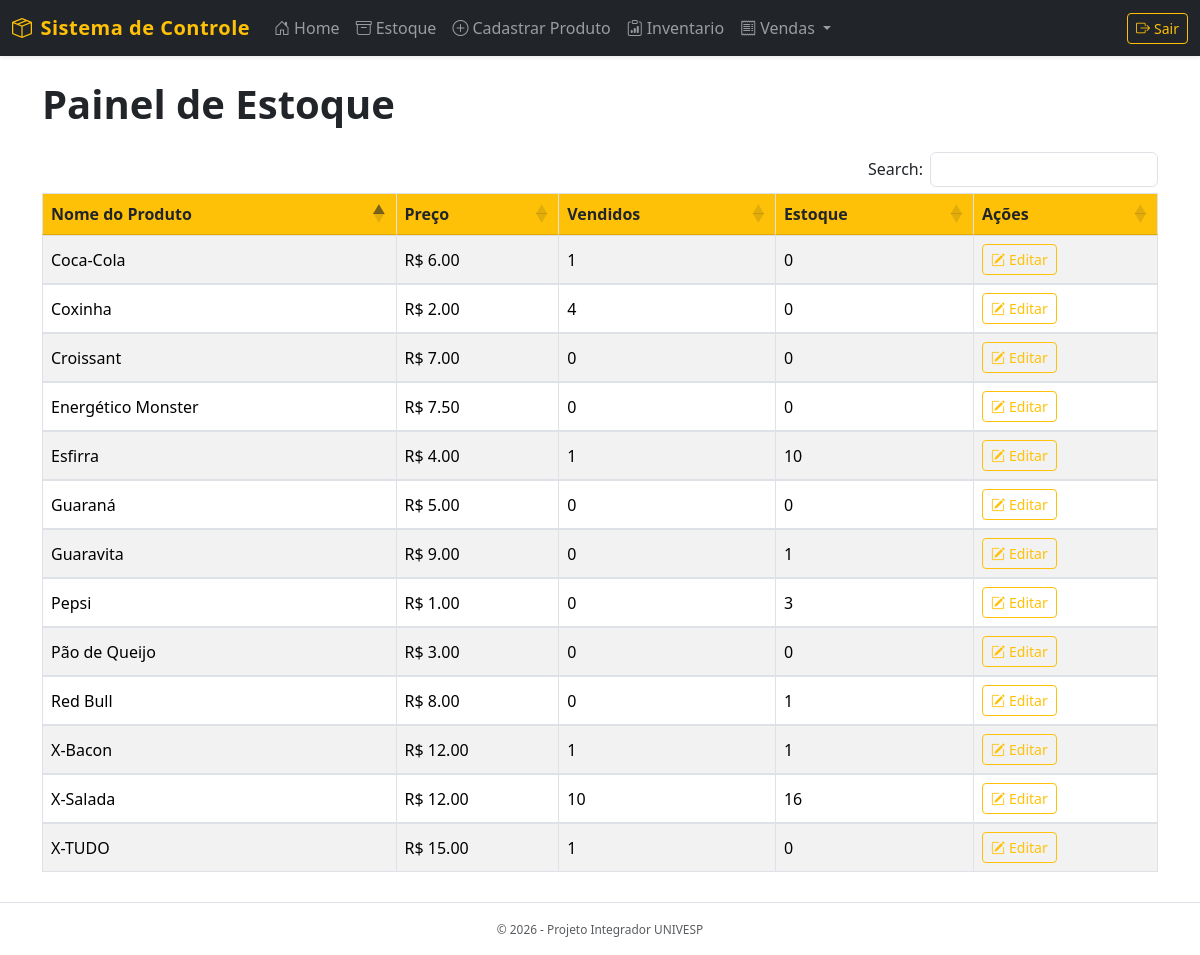
/painel (signed in), run on an earlier commit of the app's database.
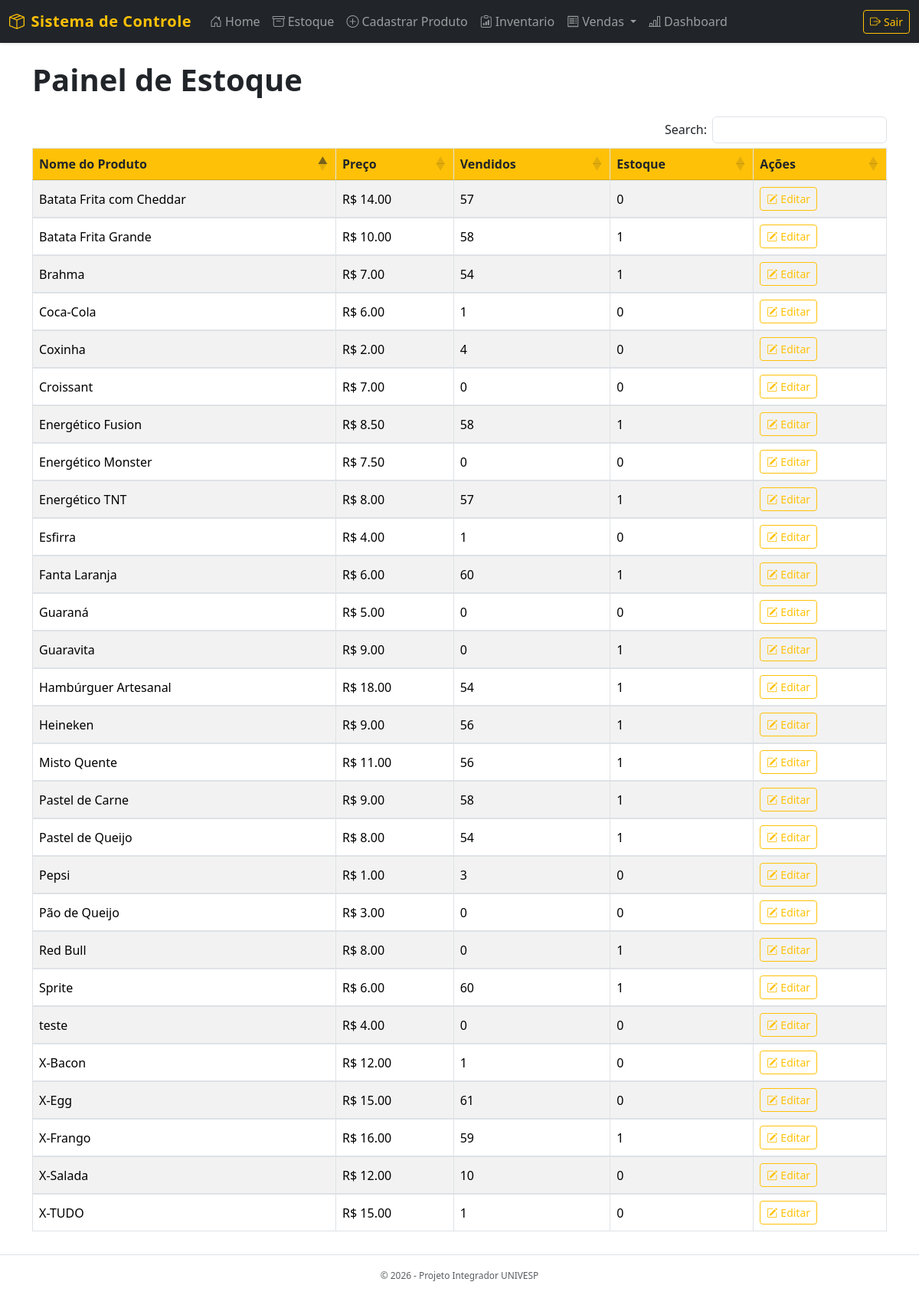
And on a later commit of the database.
### models.py (models this page shows, shortened)
class TipoProduto(db.Model):
    __tablename__ = 'tipo_produto'
    id = db.Column(db.Integer, primary_key=True, autoincrement=True)
    nome = db.Column(db.String(255), nullable=False, unique=True)
    categoria_id = db.Column(db.Integer, db.ForeignKey(
        'categoria.id'), nullable=False)
    preco = db.Column(db.Numeric(10, 2), nullable=False)
    descricao = db.Column(db.Text)
    produtos = db.relationship(
        'Produto', back_populates='tipo_produto', cascade="all, delete-orphan")

### routes.py (the view)
    @app.route('/painel')
    def painel():
        if 'usuario' not in session:
            return redirect(url_for('login_view'))
        tipos = TipoProduto.query.all()
        dados_estoque = []
        for tipo in tipos:
            quantidade_estoque = (
                db.session.query(func.count(Produto.id))
                .filter_by(tipo_produto_id=tipo.id)
                .scalar() or 0
            )
            qtd_vendida = (
                db.session.query(func.sum(ItemVenda.quantidade))
                .filter(ItemVenda.tipo_produto_id == tipo.id)
                .scalar() or 0
            )
            dados_estoque.append({
                'id': tipo.id,
                'tipo': tipo.nome,
                'estoque': quantidade_estoque,
                'vendido': qtd_vendida,
                'preco': float(tipo.preco)
            })
        return render_template('painel.html', produtos=dados_estoque)

### templates/painel.html (shortened to what this page needs)
{% extends 'base.html' %}
{% block styles %}
<link rel="stylesheet" href="https://cdn.datatables.net/1.13.6/css/dataTables.bootstrap5.min.css">
<link rel="stylesheet" href="{{ url_for('static', filename='css/painel.css') }}">
{% endblock %}
{% block content %}
<h1 class="mb-4">Painel de Estoque</h1>
<div class="table-responsive">
    <table id="estoque" class="table table-striped table-hover table-bordered align-middle">
        <thead>
            <tr>
                <th>Nome do Produto</th>
                <th>Preço</th>
                <th>Vendidos</th>
                <th>Estoque</th>
                <th>Ações</th>
            </tr>
        </thead>
        <tbody>
            {% for produto in produtos %}
            <tr>
                <td>{{ produto['tipo'] }}</td>
                <td>R$ {{ "%.2f"|format(produto['preco'] or 0) }}</td>
                <td>{{ produto['vendido'] or 0 }}</td>
                <td>{{ produto['estoque'] or 0 }}</td>
                <td>
                    <a href="/editar-tipo-produto/{{ produto['id'] }}" class="btn btn-sm btn-outline-warning">
                        <i class="bi bi-pencil-square me-1"></i><span class="d-none d-sm-inline">Editar</span>
                    </a>
                </td>
            </tr>
            {% endfor %}
        </tbody>
    </table>
</div>
{% endblock %}

### templates/base.html (shortened to what this page needs)
<!DOCTYPE html>
<html lang="pt-br">
<head>
    <link href="https://cdn.jsdelivr.net/npm/bootstrap@5.3.3/dist/css/bootstrap.min.css" rel="stylesheet">
    <link href="https://cdn.jsdelivr.net/npm/bootstrap-icons@1.11.3/font/bootstrap-icons.min.css" rel="stylesheet">
    <link rel="stylesheet" href="{{ url_for('static', filename='css/base.css') }}">
    {% block styles %}{% endblock %}
</head>
<body>
    <nav class="navbar navbar-expand-lg navbar-dark bg-dark sticky-top shadow-sm">
        <div class="container-fluid">
            <a class="navbar-brand fw-bold" href="/home">
                <i class="bi bi-box-seam me-2"></i>Sistema de Controle
            </a>
            <div class="collapse navbar-collapse" id="navbarPrincipal">
                <ul class="navbar-nav me-auto mb-2 mb-lg-0">
                    <li class="nav-item">
                        <a class="nav-link" href="/home"><i class="bi bi-house-door me-1"></i>Home</a>
                    </li>
                    <li class="nav-item">
                        <a class="nav-link" href="/painel"><i class="bi bi-archive me-1"></i>Estoque</a>
                    </li>
                    <li class="nav-item">
                        <a class="nav-link" href="/cadastrar-produto"><i class="bi bi-plus-circle me-1"></i>Cadastrar Produto</a>
                    </li>
                    <li class="nav-item">
                        <a class="nav-link" href="/inventario-estoque"><i class="bi bi-clipboard-data me-1"></i>Inventario</a>
                    </li>
                    <li class="nav-item dropdown">
                        <a class="nav-link dropdown-toggle" href="#" role="button" data-bs-toggle="dropdown" aria-expanded="false">
                            <i class="bi bi-receipt me-1"></i>Vendas
                        </a>
                    </li>
                    {% if session.get('is_admin') %}
                    <li class="nav-item">
                        <a class="nav-link" href="{{ url_for('dashboard') }}"><i class="bi bi-bar-chart-line me-1"></i>Dashboard</a>
                    </li>
                    {% endif %}
                </ul>
                <a href="/logout" class="btn btn-outline-warning btn-sm">
                    <i class="bi bi-box-arrow-right me-1"></i>Sair
                </a>
            </div>
        </div>
    </nav>
    <main class="container py-4">
        {% block content %}{% endblock %}
    </main>
    <footer class="text-center text-muted py-3 border-top mt-auto">
        <small>&copy; 2026 - Projeto Integrador UNIVESP</small>
    </footer>
</body>
</html>

### static/css/base.css (style rules this page uses)
:root { --cor-primaria: #ffffff; --cor-secundaria: #ffc107; --cor-secundaria-hover: #e0a800; --cor-texto: #212529; --cor-texto-leve: #6c757d; --cor-borda: #dee2e6; --sombra-card: 0 2px 8px rgba(0, 0, 0, 0.08); }
body { background-color: var(--cor-primaria); color: var(--cor-texto); min-height: 100vh; display: flex; flex-direction: column; }
.navbar-brand { color: var(--cor-secundaria) !important; letter-spacing: 0.5px; }
main.container { flex: 1; }
h1, h2 { color: var(--cor-texto); font-weight: 700; }
.table thead th { background-color: var(--cor-secundaria); color: #212529; border-bottom: 2px solid var(--cor-secundaria-hover); font-weight: 600; }
footer { font-size: 0.85rem; }

### static/css/painel.css (style rules this page uses)
#estoque tbody tr { border-bottom: 1px solid #dee2e6; }
#estoque tbody td { border-top: 1px solid #dee2e6; }

What changed in the data, as far as the page shows it:
computed for TipoProduto "Esfirra": produto "10" → "0"
computed for TipoProduto "Pepsi": produto "0" → "3"; produto "3" → "0"
computed for TipoProduto "X-Salada": produto "16" → "0"
computed for TipoProduto "X-Bacon": produto "1" → "0"
added TipoProduto: tipo "teste", preco "4.00", produto "0"
added TipoProduto: tipo "Batata Frita Grande", preco "10.00", produto "58", categoria "1"
added TipoProduto: tipo "Batata Frita com Cheddar", preco "14.00", produto "57", produto "0"
added TipoProduto: tipo "Pastel de Queijo", preco "8.00", produto "54", produto "1"
added TipoProduto: tipo "Pastel de Carne", preco "9.00", produto "58", produto "1"
added TipoProduto: tipo "Misto Quente", preco "11.00", produto "56", produto "1"
added TipoProduto: tipo "Hambúrguer Artesanal", preco "18.00", produto "54", produto "1"
added TipoProduto: tipo "X-Frango", preco "16.00", produto "59", produto "1"
added TipoProduto: tipo "X-Egg", preco "15.00", produto "61", produto "0"
added TipoProduto: tipo "Fanta Laranja", preco "6.00", produto "60", produto "1"
added TipoProduto: tipo "Sprite", preco "6.00", produto "60", produto "1"
added TipoProduto: tipo "Energético TNT", preco "8.00", produto "57", produto "1"
added TipoProduto: tipo "Energético Fusion", preco "8.50", produto "58", produto "1"
added TipoProduto: tipo "Heineken", preco "9.00", produto "56", produto "1"
added TipoProduto: tipo "Brahma", preco "7.00", produto "54", produto "1"
Also different on the page:
text now shown: "Dashboard"
